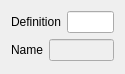
             <widget class="QWidget" name="page_10">
              <property name="geometry">
               <rect>
                <x>0</x>
                <y>0</y>
                <width>125</width>
                <height>74</height>
               </rect>
              </property>
              <attribute name="label">
               <string>Definition</string>
              </attribute>
              <layout class="QVBoxLayout" name="verticalLayout_72">
               <item>
                <layout class="QHBoxLayout" name="horizontalLayout_88">
                 <item>
                  <widget class="QLabel" name="label_92">
                   <property name="text">
                    <string>Definition</string>
                   </property>
                  </widget>
                 </item>
                 <item>
                  <widget class="QLineEdit" name="circle_def_str"/>
                 </item>
                </layout>
               </item>
               <item>
                <layout class="QHBoxLayout" name="horizontalLayout_87">
                 <item>
                  <widget class="QLabel" name="label_91">
                   <property name="text">
                    <string>Name</string>
                   </property>
                  </widget>
                 </item>
                 <item>
                  <widget class="QLineEdit" name="lineEdit_29">
                   <property name="enabled">
                    <bool>false</bool>
                   </property>
                  </widget>
                 </item>
                </layout>
               </item>
               <item>
                <spacer name="verticalSpacer_14">
                 <property name="orientation">
                  <enum>Qt::Vertical</enum>
                 </property>
                 <property name="sizeHint" stdset="0">
                  <size>
                   <width>20</width>
                   <height>40</height>
                  </size>
                 </property>
                </spacer>
               </item>
              </layout>
             </widget>
